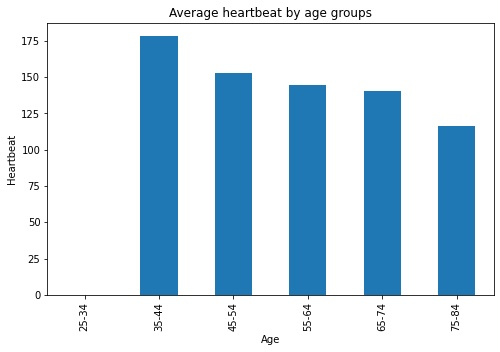

Generate this figure with Python:
import pandas as pd

years_start = 25
years_end = 85

df = pd.read_csv('data/heart.csv')
df = df[df.trtbps >= 140]

bins = [i for i in range(years_start, years_end + 1, 10)]
labels = ['25-34', '35-44', '45-54', '55-64', '65-74', '75-84']

df['age_group'] = pd.cut(x=df['age'], bins=bins, labels=labels, right=False)

plot_data = df.groupby('age_group').mean()['thalachh']
plot = plot_data.plot(kind='bar', xlabel='Age', ylabel='Heartbeat',
                      title='Average heartbeat by age groups', figsize=(8, 5)).get_figure()
plot.savefig('heartbeat.jpeg', bbox_inches='tight')
